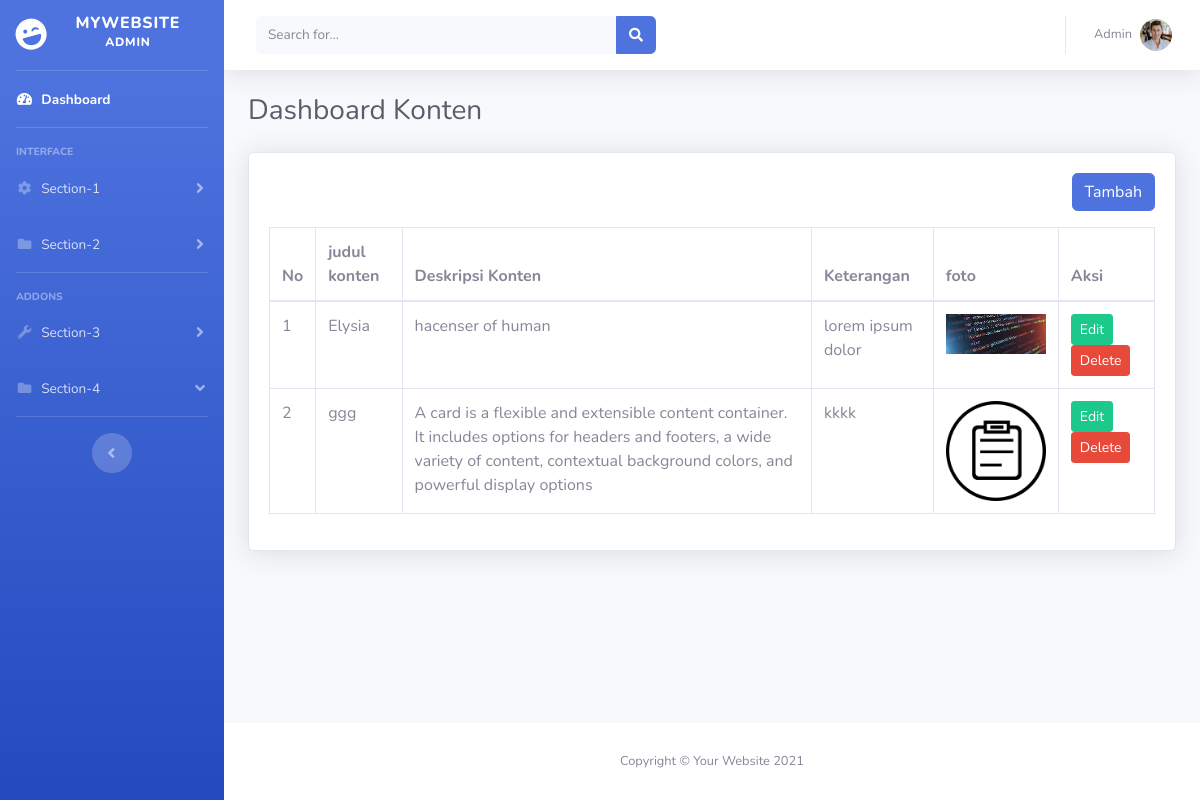
/admin/content.php, run on the app's committed database.
### tables this page shows
CREATE TABLE `home` (
  `id` int(11) NOT NULL,
  `header` varchar(50) NOT NULL,
  `sub_judul` varchar(50) NOT NULL,
  `foto` varchar(255) NOT NULL,
  `created_at` timestamp NOT NULL DEFAULT current_timestamp() ON UPDATE current_timestamp()
);

CREATE TABLE `konten` (
  `id` int(12) NOT NULL,
  `judul_konten` text NOT NULL,
  `isi_konten` varchar(255) NOT NULL,
  `foto` varchar(100) NOT NULL,
  `keterangan` varchar(100) NOT NULL,
  `update_at` timestamp NOT NULL DEFAULT current_timestamp() ON UPDATE current_timestamp(),
  `create_at` timestamp NOT NULL DEFAULT current_timestamp()
);

### admin/content.php (the view, shortened to what this page needs)
<?php
include 'database/db.php';
$queryContent = mysqli_query($conn, "SELECT * FROM konten");
?>
<!DOCTYPE html>
<html lang="en">
<head>
    <?php include 'layout/css.php' ?>
</head>
<body id="page-top">
    <div id="wrapper">
        <?php include 'layout/sidebar.php' ?>
        <div id="content-wrapper" class="d-flex flex-column">
            <div id="content">
                <?php include 'layout/navbar.php' ?>
                <div class="container-fluid">
                    <div class="d-sm-flex align-items-center justify-content-between mb-4">
                        <h1 class="h3 mb-0 text-gray-800">Dashboard Konten</h1>
                    </div>
                    <div class="card  shadow mb-4">
                        <div class="card-body">
                            <div align="right" class="mb-3">
                                <a href="tambah-content.php" class="btn btn-primary">Tambah</a>
                            </div>
                            <div class="table-responsive">
                                <table class="table table-bordered" width="100%">
                                    <thead>
                                        <tr>
                                            <th>No</th>
                                            <th>judul konten</th>
                                            <th>Deskripsi Konten</th>
                                            <th>Keterangan</th>
                                            <th>foto</th>
                                            <th>Aksi</th>
                                        </tr>
                                    </thead>
                                    <tbody>
                                        <?php $no = 1;
                                        while ($rowContent = mysqli_fetch_assoc($queryContent)) { ?>
                                            <tr>
                                                <td><?php echo $no++ ?></td>
                                                <td><?php echo $rowContent['judul_konten'] ?></td>
                                                <td><?php echo $rowContent['isi_konten'] ?></td>
                                                <td><?php echo $rowContent['keterangan'] ?></td>
                                                <td>
                                                    <img width="100" src="upload/<?php echo $rowContent['foto'] ?>" alt="">
                                                </td>
                                                <td>
                                                    <a href="tambah-content.php?edit=<?php echo $rowContent['id'] ?>" class="btn btn-success btn-sm">
                                                        <span class="tf-icon bx bx-pencil bx-18px ">Edit</span>
                                                    </a>
                                                    <a onclick="return confirm('Apakah anda yakin akan menghapus data ini??')"
                                                        href="content.php?delete=<?php echo $rowContent['id'] ?>" class="btn btn-danger btn-sm">
                                                        <span class="tf-icon bx bx-trash bx-18px ">Delete</span>
                                                    </a>
                                                </td>
                                            </tr>
                                        <?php } ?>
                                    </tbody>
                                </table>
                            </div>
                        </div>
                    </div>
                </div>
            </div>
            <?php include 'layout/footer.php' ?>
        </div>
    </div>
</body>
</html>

### admin/layout/navbar.php (shortened to what this page needs)
<?php
include 'database/db.php';
$sqlHome = mysqli_query($conn, "SELECT * FROM home ");
$rowHome = mysqli_fetch_assoc($sqlHome);
?>
<nav class="navbar navbar-expand navbar-light bg-white topbar mb-4 static-top shadow">
    <form
        class="d-none d-sm-inline-block form-inline mr-auto ml-md-3 my-2 my-md-0 mw-100 navbar-search">
        <div class="input-group">
            <input type="text" class="form-control bg-light border-0 small" placeholder="Search for..."
                aria-label="Search" aria-describedby="basic-addon2">
            <div class="input-group-append">
                <button class="btn btn-primary" type="button">
                    <i class="fas fa-search fa-sm"></i>
                </button>
            </div>
        </div>
    </form>
    <ul class="navbar-nav ml-auto">
        <li class="nav-item dropdown no-arrow">
            <a class="nav-link dropdown-toggle" href="#" id="userDropdown" role="button"
                data-toggle="dropdown" aria-haspopup="true" aria-expanded="false">
                <span class="mr-2 d-none d-lg-inline text-gray-600 small">Admin</span>
                <img class="img-profile rounded-circle"
                    src="upload/<?php echo $rowHome['foto'] ?>">
            </a>
        </li>
    </ul>
</nav>

### data on the page
home: foto (picture)
konten: judul_konten "Elysia", isi_konten "hacenser of human", keterangan "lorem ipsum dolor", foto (picture)
konten: judul_konten "ggg", isi_konten "A card is a flexible and extensible content container. It includes options for headers and footers, a wide variety of content, contextual background colors, and powerful display options", keterangan "kkkk", foto (picture)
